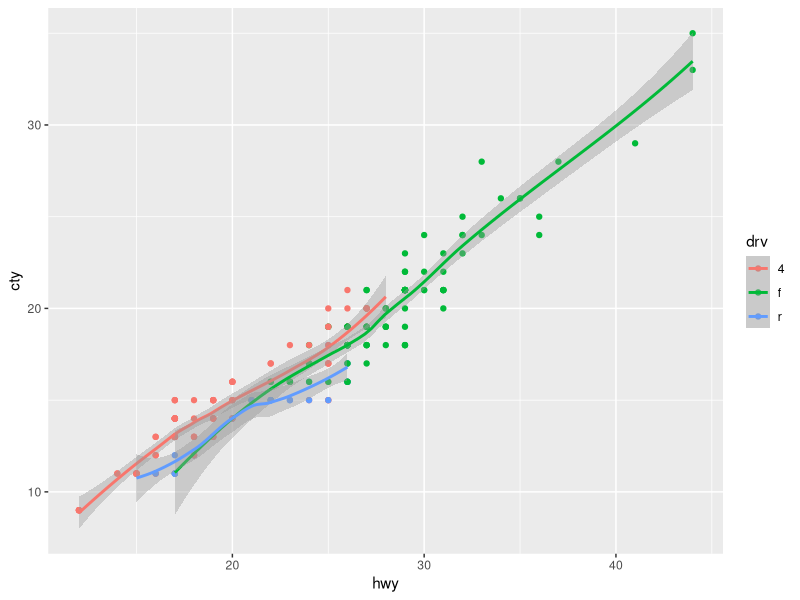

Generate this figure with R:
## ---- chunk 1
library(ggplot2)
ggplot(mpg, aes(hwy, cty, color = drv)) +
    geom_point() +
    stat_smooth()
